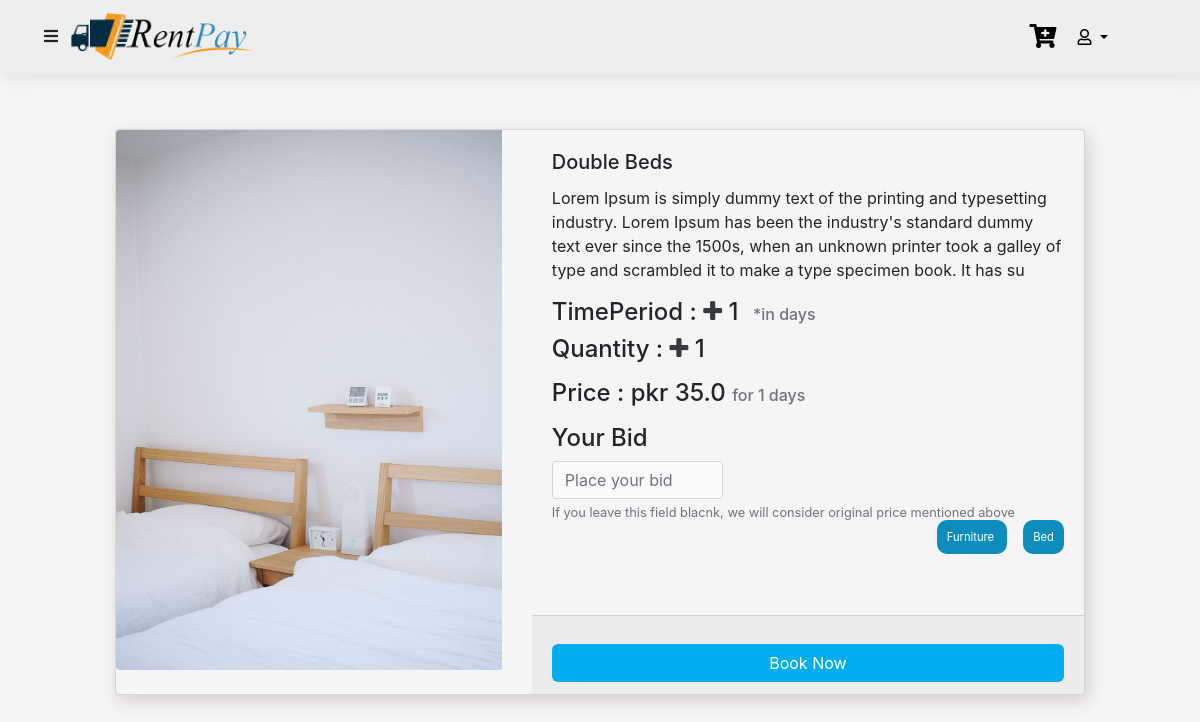
The page /users/product_detail/1/ (signed in) on the database its author committed.
### products/models.py (models this page shows, shortened)
class Product(models.Model):
    prod_cat = models.ForeignKey(Category, null=True, blank=True, on_delete=models.CASCADE)
    prod_sub = models.ForeignKey(Sub_Category, null=True, blank=True, on_delete=models.CASCADE)
    product_name = models.CharField(max_length=255, null=True, blank=True)
    product_desc = models.TextField(max_length=255, null=True, blank=True)
    prod_img = models.ImageField(upload_to="item_pics", default="nothing.jpg")
    product_price = models.FloatField(max_length=255, null=True, blank=True)
    product_quantity = models.IntegerField(null=True, blank=True)
    timePeriod = models.IntegerField(null=True,default=1)

class Category(models.Model):
    CATEGORY = (
        ("Furniture","Furniture"),
        ("ElectricAppliances","ElectricAppliances"),
        ("FitnessEquipment","FitnessEquipment"),
        ("Crockery","Crockery"),
    )
    cat_name = models.CharField(max_length=255,null=True,blank=True,choices=CATEGORY)
    def __str__(self):
        return self.cat_name

class Sub_Category(models.Model):
    category = models.ForeignKey(Category, on_delete=models.CASCADE, null=False, related_name="categories")
    sub_category = models.CharField(max_length=255,null=True, blank=True)
    def __str__(self):
        return self.sub_category

### products/views.py (the view)
# urls.py: path("product_detail/<int:pk>/", views.ProductDetailView.as_view(), name="product_detail"),
class ProductDetailView(LoginRequiredMixin,DetailView):
    template_name="product/product_detail.html"
    model = Product

### products/templates/product/product_detail.html (shortened to what this page needs)
{% extends 'base.html' %}  {% block body %}
<div class="row my-2">
    <div class="col-lg-10 mx-auto">
        <div class="card prod-card login-card mb-3">
            <div class="row g-0">
                <div class="col-md-5">
                    <img src="{{product.prod_img.url}}" class="img-fluid rounded-start" alt="{{product.product_name}}" style="height:540px; width: 100%;">
                </div>
                <div class="col-md-7">
                    <div class="card-body">
                        <h5 class="card-title">{{product.product_name}}</h5>
                        <p class="card-text">{{product.product_desc}}</p>
                        <h4>TimePeriod : <i class="fa fa-plus add-time text-dark" aria-hidden="true"></i> <span class="timeperiod">{{product.timePeriod}}</span> <span class="text-muted mx-2"
                                style="font-size: 1rem;">*in days</span></h4>
                        <h4>Quantity : <i class="fa fa-plus add-qty text-dark" aria-hidden="true"></i> <span class="quantity">1</span> </h4>
                        <h4 class="mt-3">Price : pkr <span class="price">{{product.product_price}}</span> <span class="text-muted" style="font-size: 1rem;">for <span class="week"></span> days</span>
                        </h4>
                        <h4 class="mt-3">Your Bid </h4>
                        <input type="number" placeholder="Place your bid" name="your_bid" class="form-control col-lg-4">
                        <small class="text-muted">If you leave this field blacnk, we will consider original price mentioned above</small>
                        <div class="text-end">
                            <span class="tag text-center mx-3">
                                {{product.prod_cat}}
                            </span>
                            <span class="tag text-center">
                                {{product.prod_sub}}
                            </span>
                        </div>
                    </div>
                    <div class="card-footer mt-5">
                        <button class="btn btn-primary mt-3 book-btn" style="width: 100%">Book Now</button>
                    </div>
                </div>
            </div>
        </div>
    </div>
</div>
{% endblock %}

### static/css/style.css (style rules this page uses)
body { font-family: 'Outfit', sans-serif; background-color: #f5f5f5 !important; }
.tag { background-color: rgb(12, 141, 188); border: 1px solid none; width: 40px; padding: 10px; border-radius: 10px; color: white; cursor: pointer; font-size: 0.7rem; }
.login-card { background-color: #f5f5f5 !important; box-shadow: 3px 6px 18px rgb(230, 228, 228) !important; border: 1px solid transparent; }
.prod-card { box-shadow: 3px 6px 18px rgb(215, 205, 205) !important; }
input { background-color: #fafafa !important; }
.book-btn { background-color: #00aeef !important; color: white !important; border: 1px solid transparent !important; border-radius: 6px !important; }

### rows shown on the page
Product: prod_img (picture), product_name "Double Beds", product_desc "Lorem Ipsum is simply dummy text of the printing and typesetting industry. Lorem Ipsum has been the industry's standard dummy text ever since the 1500s, when an unknown printer took a galley of type and scrambled it to make a type specimen book. It has su", timePeriod "1", product_price "35.0", prod_cat "Furniture", prod_sub "Bed"
